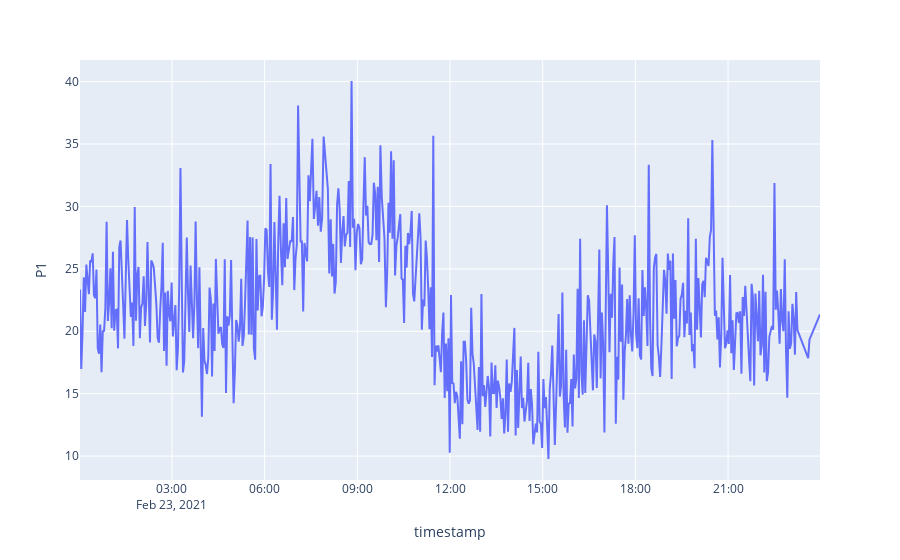

Notebook code cell kept with this figure:
### Code cell
fig = px.line(df_sensor_49366, x='timestamp', y="P1")
fig.show()

### Figure 1 — Plotly figure (JSON) as saved in the notebook; plotly's stock layout.template omitted (floating-point values rounded to 4 significant figures; data arrays with more than 128 entries replaced by an {"elided": "..."} marker saying what was removed)
{"data": [{"hovertemplate": "timestamp=%{x}<br>P1=%{y}<extra></extra>", "legendgroup": "", "line": {"color": "#636efa", "dash": "solid"}, "mode": "lines", "name": "", "orientation": "v", "showlegend": false, "type": "scatter", "x": {"elided": "560 str values"}, "xaxis": "x", "y": {"elided": "560 float values"}, "yaxis": "y"}], "layout": {"legend": {"tracegroupgap": 0}, "margin": {"t": 60}, "xaxis": {"anchor": "y", "domain": [0, 1], "title": {"text": "timestamp"}}, "yaxis": {"anchor": "x", "domain": [0, 1], "title": {"text": "P1"}}}}
